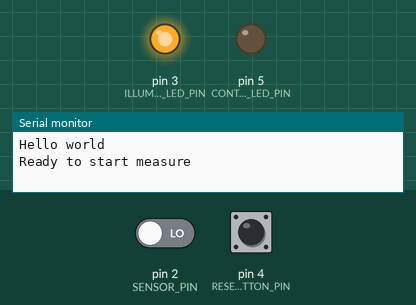
Recording of a sketch running on a simulated Arduino Uno, built with avr-gcc and run on an emulated ATmega328P. On the bench: output pins drawn as LEDs (lit = HIGH), the last lines printed to the serial monitor. The test bench sets the inputs (shaded band); at power-on: pin 2 (SENSOR_PIN) LOW, pin 4 (RESET_BUTTON_PIN) LOW.

Above: at 1.4 s.
1.5 s: pin 2 (SENSOR_PIN) driven HIGH
At 2.5 s:
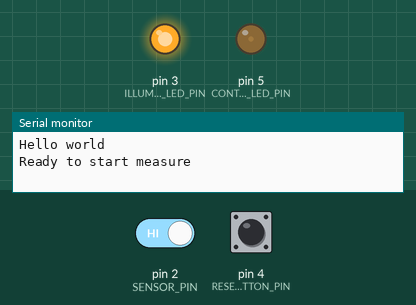
3.0 s: pin 2 (SENSOR_PIN) driven LOW
At 3.7 s:
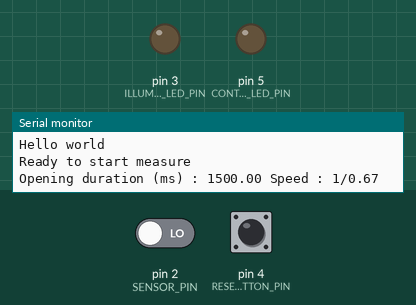
Timing chart, 0 to 6.0 s (numbered marks = the images above; inputs shaded):
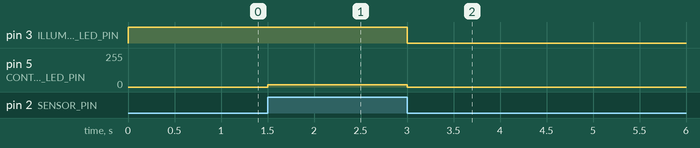

Measured:
- after the input at 1.5 s, pin 5 (CONTROL_LED_PIN): 0/255 → 16/255 at once
- after the input at 3.0 s, pin 3 (ILLUMINATION_LED_PIN): HIGH → LOW at once; pin 5 (CONTROL_LED_PIN): 16/255 → 0/255 at once

The sketch:

ControlLED.ino
```cpp
// #define DEBUG

const byte SENSOR_PIN = 2;
const byte ILLUMINATION_LED_PIN = 3;
const byte RESET_BUTTON_PIN = 4;
const byte CONTROL_LED_PIN = 5;

const byte ON = 1;
const byte OFF = 0;

const byte NOTHING = 0;
const byte OPENING = 1;
const byte CLOSING = 2;
byte event_type = 0;

const byte READY_STATE = 0;
const byte SHUTTER_OPEN_STATE = 1;
const byte DISPLAY_STATE = 2;
byte current_state = READY_STATE;

unsigned long begin_time = 0;
unsigned long end_time = 0;

void setup() {
    Serial.begin(9600);
    pinMode(SENSOR_PIN, INPUT);
    pinMode(ILLUMINATION_LED_PIN, OUTPUT);
    pinMode(RESET_BUTTON_PIN, INPUT);
    pinMode(CONTROL_LED_PIN, OUTPUT);
    attachInterrupt(digitalPinToInterrupt(SENSOR_PIN), shutter_cb,  CHANGE);
    Serial.println("Hello world");

    // Light ON
    digitalWrite(ILLUMINATION_LED_PIN, ON);
    digitalWrite(CONTROL_LED_PIN, OFF);
    Serial.println("Ready to start measure");
    delay(200);
    event_type = NOTHING; // Clear the events induced by the light switch
}

void loop() {
    if(current_state == READY_STATE) {
      if(event_type == OPENING || digitalRead(SENSOR_PIN) == ON) {
        // Entering the Shutter Open State
        // digitalWrite(CONTROL_LED_PIN, ON); // light on the control led
        analogWrite(CONTROL_LED_PIN, 16);
        event_type = NOTHING; // Ok, taken into account
        current_state = SHUTTER_OPEN_STATE;
#if defined DEBUG
        Serial.println("Entering SHETTUR OPEN State");
#endif // defined DEBUG
      } else if(event_type == CLOSING) { // maybe to fast to first open
        event_type = NOTHING; // Ok, taken into account
        // Entering Display State
        enterDisplayState();
        current_state = DISPLAY_STATE;
#if defined DEBUG
        Serial.println("Entered closing while waiting");
#endif // defined DEBUG
      }
    } else if(current_state == SHUTTER_OPEN_STATE) {
      if(event_type == CLOSING) {
        event_type = NOTHING; // Ok, taken into account
        digitalWrite(CONTROL_LED_PIN, OFF); // switch off the control LED
        // Entering Display State
        enterDisplayState();
        current_state = DISPLAY_STATE;
      }
    } else if(current_state == DISPLAY_STATE) {
        byte reset_pin = digitalRead(RESET_BUTTON_PIN);
        if(reset_pin == 1) {
          // Entering Ready State
          // Light ON
          digitalWrite(ILLUMINATION_LED_PIN,ON);
          delay(200);
          event_type = NOTHING; // Clear the events induced by the light switch
          Serial.println("Ready to start measure");

          current_state = READY_STATE;
        }
        if (event_type == CLOSING) {
#if defined DEBUG
           Serial.println("Closing while in display");
#endif // defined DEBUG
        }
    }

    delay(100);
}

void enterDisplayState() {
    // Display result
    unsigned long duration = end_time - begin_time;
    float time_mili = duration / 1000.0;
    float speed_val = 1000.0 / time_mili;
    Serial.print("Opening duration (ms) : ");
    Serial.print(time_mili);
    Serial.print(" Speed : 1/");
    Serial.print(speed_val);
    Serial.println();
    // Switch off the illumination led
    digitalWrite(ILLUMINATION_LED_PIN, OFF);

}

void shutter_cb() {
  unsigned long current_time = micros();
  event_type = ( digitalRead(SENSOR_PIN) == OFF )? CLOSING : OPENING;
  if(event_type == OPENING) {
    begin_time = current_time;
#if defined DEBUG
    Serial.println("Open");
#endif // defined DEBUG
  } else {
    end_time = current_time;
#if defined DEBUG
    Serial.println("Close");
#endif // defined DEBUG
  }
}
```
